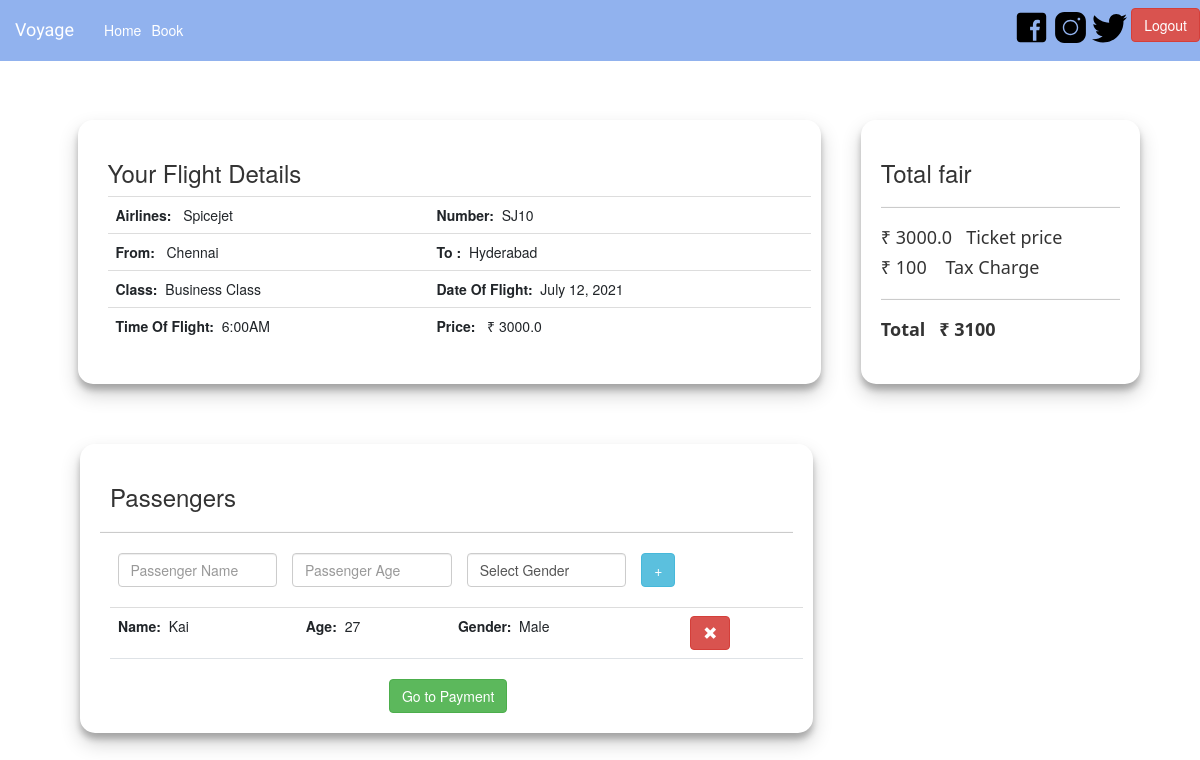
The app's page /booking/1/ (signed in) with its own data.
### v1/models.py (models this page shows, shortened)
class AddFlight(models.Model):
    CLASS_CHOICES =(
    ("Economy Class", "Economy Class"),
    ("Business Class", "Business Class"),
    ("First class", "First Class"),)
    airlines=models.CharField(max_length=20)
    number=models.CharField(max_length=10)
    From=models.CharField(max_length=10)
    To=models.CharField(max_length=10)
    Date=models.DateField(max_length=10)
    Time=models.TimeField(max_length=10)
    Price=models.FloatField(max_length=10)
    class_type=models.CharField(max_length=20,choices = CLASS_CHOICES)

class Passenger(models.Model):
    GENDER_CHOICES = (
   ('Male', 'Male'),
   ('Female', 'Female'))
    user=models.ForeignKey(User,on_delete=CASCADE)
    fl_details=models.ForeignKey( AddFlight,related_name='fl_det',on_delete=CASCADE)
    Pass_name=models.CharField(max_length=100)
    age=models.IntegerField()
    gender=models.CharField(choices=GENDER_CHOICES,max_length=50)
    book_time_date=models.DateTimeField(auto_now_add=True)
    status=models.IntegerField(blank=True,null=True)

### v1/views.py (the view)
# urls.py: path('booking/<int:id>/',views.booking,name='booking'),
def booking(request,id):
    fl_det = AddFlight.objects.filter(id=id)
    question = get_object_or_404(AddFlight, pk=id)
    pass_det_fin=Passenger.objects.filter(fl_details=question) & Passenger.objects.filter(user=request.user)
    count=len(pass_det_fin)
    if request.method =='POST':
        form = PassForm(request.POST)
        if form.is_valid():
            user=request.user
            fl_details= AddFlight.objects.get(id=id)
            Pass_name=form.cleaned_data['Pass_name']
            age=form.cleaned_data['age']
            gender=form.cleaned_data['gender']
            Pass = Passenger(Pass_name=Pass_name,age=age,gender=gender,user=user,fl_details=fl_details)
            if request.POST['submit']=='add':
                    Pass.save()
                    form = PassForm()
                    print('Entry Succesfull')
            else:
                    print(request.POST['submit'])
                    id=request.POST['submit']
                    pass_det_fin=Passenger.objects.filter(fl_details=question) & Passenger.objects.filter(user=request.user) & Passenger.objects.filter(id=id)
                    pass_det_fin.delete()
                    print('Deleted Succesfull')
            form = PassForm()
            return redirect(request.META['HTTP_REFERER'])
    else:
        print('not valid')
        form = PassForm()
        context = {'fl_det': fl_det,'form':form,'pass_det_fin':pass_det_fin,'count':count}
        return render(request,'v1/booking.html',context)
    context = {'fl_det': fl_det,'form':form,'pass_det_fin':pass_det_fin,'count':count}
    return render(request,'v1/booking.html',context)

### v1/forms.py
class PassForm(forms.Form):
    Pass_name= forms.CharField(widget= forms.TextInput(attrs={'class':'form-control','placeholder':'Passenger Name'}),required=False)
    age= forms.IntegerField(widget= forms.TextInput(attrs={'class':'form-control','placeholder':'Passenger Age'}),required=False)
    gender= forms.ChoiceField(choices=GENDER_CHOICES,widget= forms.Select(attrs={'class':'form-control'}),required=False)

### templates/v1/booking.html (shortened to what this page needs)
{% extends "v1/base.html" %}
{% load static %}
{% block content %}
<br><br><br><br><br><br>
<div class="conatiner offset-md-1">
    <div class="row">
        <div class="row">
            <div class="col-md-8 box" style="margin-left:0px;">
                <h3 style="margin-left:10px;">Your Flight Details</h3>
                <table class="table table-borderless col-md-7" style="margin-left:10px;">
                    <tbody >
                        {% for val in fl_det %}
                        <tr><td><b>Airlines: </b>&nbsp;&nbsp;{{ val.airlines }}</td><td><b>Number:</b>&nbsp;&nbsp;{{ val.number }}</td></tr>
                        <tr><td><b>From:  </b>&nbsp;&nbsp;{{ val.From }}</td><td><b>To :</b>&nbsp;&nbsp;{{ val.To }}</td> </tr>
                        <tr><td><b>Class:</b>&nbsp;&nbsp;{{ val.class_type }}</td><td><b>Date Of Flight:</b>&nbsp;&nbsp;{{ val.Date }}</td></tr>
                        <tr><td><b>Time Of Flight:</b>&nbsp;&nbsp;{{ val.Time|time:"g:iA"|upper }}</td><td><b>Price: </b>&nbsp;&nbsp;₹ {{ val.Price }}</td></tr>
                        {% endfor %}
                    </tbody>
                </table>
            </div>
            <div class="col-md-3  box" style="margin-left:40px;">
                <h3>Total fair</h3>
                <hr>
                {% for val in fl_det %}
                <h4 style="font-family: 'Segoe UI';"><input type="hidden" name="price" id="price" value="{{ val.Price }}">₹&nbsp;{{ val.Price }}&nbsp;&nbsp; Ticket price</h4>
                <h4  style="font-family: 'Segoe UI';">₹&nbsp;100&nbsp;&nbsp;&nbsp; Tax Charge</h4>
                <hr>
                <h4  style="font-family: 'Segoe UI';"><input type="hidden" name="count" id="count" value="{{count}}"><b>Total &nbsp;&nbsp;₹&nbsp;</b><label id="total"></label></h4>
                {% endfor %}
            </div>
        </div>
    </div>
</div>
<br><br><br>
<div class="conatiner offset-sm-1 " >
    <div class="col-md-8 box"style="margin-left:-20px;" >
        <h3 style="margin-left:10px;">Passengers</h3>
        <hr>
        <form action="" method="POST">
            <div class="row " style="margin-left: 10px;">
                <div class="col">
                    {{ form.Pass_name }}
                </div>
                <div class="col">
                    {{ form.age }}
                </div>
                <div class="col" >
                    {{ form.gender }}
                </div>
                <div class="col">
                <button class="btn btn-md btn-info" type="submit"  name="submit"value="add" >+</button>
                </div>
            </div>
        </form>
        <br>
            <table class="table" style="margin-left:10px;">
            <tbody >
                {% for val in pass_det_fin %}
                <tr>
                    <form action="" method="POST">
                    <td colspan="2"><b>Name:</b>&nbsp;&nbsp;{{ val.Pass_name }}</td>
                    <td><b>Age:</b>&nbsp;&nbsp;{{ val.age }}</td>
                    <td><b>Gender:</b>&nbsp;&nbsp;{{ val.gender }}</td>
                    <td><button class="btn btn-md btn-danger" type="submit" name='submit' value="{{ val.id }}"><span class="glyphicon glyphicon-remove"></span></button>
                    </td>
                    </form>
                </tr>
                {% endfor %}
            </tbody>
            </table>
            {% for val in fl_det %}
            {% if count > 0 %}
            <button class="btn btn-success btn-md offset-md-5" data-target="#payModal" data-toggle="modal" >Go to Payment</button>
            {% endif %}
            {% endfor %}
    </div>
</div>
<div class="container">
    <div class="row">
        <div class="col-md-12">
        </div>
    </div>
</div>
{% endblock content %}

### static/css/booking.css (style rules this page uses)
.box { padding: 20px; box-shadow: rgba(0, 0, 0, 0.19) 0px 10px 20px, rgba(0, 0, 0, 0.23) 0px 6px 6px; border-radius: 15px; }

### records on screen
AddFlight: airlines "Spicejet", number "SJ10", From "Chennai", To "Hyderabad", class_type "Business Class", Date "July 12, 2021", Time "6:00AM", Price "3000.0"
Passenger: Pass_name "Kai", age "27", gender "Male", {{ val.id }} 34 (drawn)
